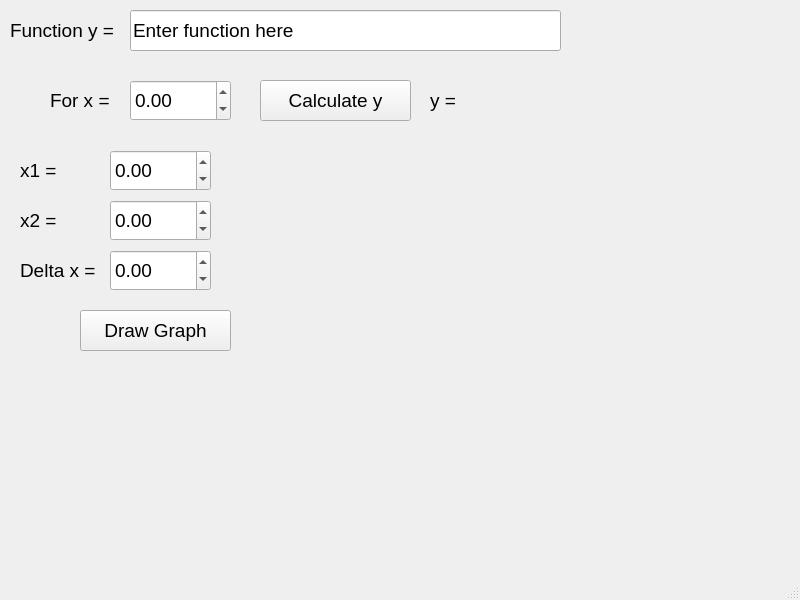
<?xml version="1.0" encoding="UTF-8"?>
<ui version="4.0">
 <class>MainWindow</class>
 <widget class="QMainWindow" name="MainWindow">
  <property name="geometry">
   <rect>
    <x>0</x>
    <y>0</y>
    <width>800</width>
    <height>600</height>
   </rect>
  </property>
  <property name="windowTitle">
   <string>MainWindow</string>
  </property>
  <widget class="QWidget" name="centralwidget">
   <widget class="QLineEdit" name="lineEdit_function">
    <property name="geometry">
     <rect>
      <x>130</x>
      <y>10</y>
      <width>431</width>
      <height>41</height>
     </rect>
    </property>
    <property name="font">
     <font>
      <pointsize>14</pointsize>
     </font>
    </property>
    <property name="text">
     <string>Enter function here</string>
    </property>
   </widget>
   <widget class="QLabel" name="label">
    <property name="geometry">
     <rect>
      <x>10</x>
      <y>10</y>
      <width>111</width>
      <height>41</height>
     </rect>
    </property>
    <property name="font">
     <font>
      <pointsize>14</pointsize>
     </font>
    </property>
    <property name="text">
     <string>Function y =</string>
    </property>
   </widget>
   <widget class="QLabel" name="label_2">
    <property name="geometry">
     <rect>
      <x>50</x>
      <y>80</y>
      <width>71</width>
      <height>41</height>
     </rect>
    </property>
    <property name="font">
     <font>
      <pointsize>14</pointsize>
     </font>
    </property>
    <property name="text">
     <string>For x = </string>
    </property>
   </widget>
   <widget class="QLabel" name="label_y_result">
    <property name="geometry">
     <rect>
      <x>430</x>
      <y>80</y>
      <width>141</width>
      <height>41</height>
     </rect>
    </property>
    <property name="font">
     <font>
      <pointsize>14</pointsize>
     </font>
    </property>
    <property name="text">
     <string>y = </string>
    </property>
    <property name="wordWrap">
     <bool>true</bool>
    </property>
   </widget>
   <widget class="QPushButton" name="pushButton_calculate_y">
    <property name="geometry">
     <rect>
      <x>260</x>
      <y>80</y>
      <width>151</width>
      <height>41</height>
     </rect>
    </property>
    <property name="font">
     <font>
      <pointsize>14</pointsize>
     </font>
    </property>
    <property name="text">
     <string>Calculate y</string>
    </property>
   </widget>
   <widget class="QDoubleSpinBox" name="doubleSpinBox_x">
    <property name="geometry">
     <rect>
      <x>130</x>
      <y>80</y>
      <width>101</width>
      <height>41</height>
     </rect>
    </property>
    <property name="font">
     <font>
      <pointsize>14</pointsize>
     </font>
    </property>
    <property name="minimum">
     <double>-9999.000000000000000</double>
    </property>
    <property name="maximum">
     <double>9999.000000000000000</double>
    </property>
    <property name="value">
     <double>0.000000000000000</double>
    </property>
   </widget>
   <widget class="QPushButton" name="pushButton_draw_graph">
    <property name="geometry">
     <rect>
      <x>80</x>
      <y>310</y>
      <width>151</width>
      <height>41</height>
     </rect>
    </property>
    <property name="font">
     <font>
      <pointsize>14</pointsize>
     </font>
    </property>
    <property name="text">
     <string>Draw Graph</string>
    </property>
   </widget>
   <widget class="QLabel" name="label_3">
    <property name="geometry">
     <rect>
      <x>20</x>
      <y>150</y>
      <width>91</width>
      <height>41</height>
     </rect>
    </property>
    <property name="font">
     <font>
      <pointsize>14</pointsize>
     </font>
    </property>
    <property name="text">
     <string>x1 =</string>
    </property>
   </widget>
   <widget class="QDoubleSpinBox" name="doubleSpinBox_x_1">
    <property name="geometry">
     <rect>
      <x>110</x>
      <y>150</y>
      <width>101</width>
      <height>41</height>
     </rect>
    </property>
    <property name="font">
     <font>
      <pointsize>14</pointsize>
     </font>
    </property>
    <property name="minimum">
     <double>-9999.000000000000000</double>
    </property>
    <property name="maximum">
     <double>9999.000000000000000</double>
    </property>
    <property name="value">
     <double>0.000000000000000</double>
    </property>
   </widget>
   <widget class="QDoubleSpinBox" name="doubleSpinBox_x_2">
    <property name="geometry">
     <rect>
      <x>110</x>
      <y>200</y>
      <width>101</width>
      <height>41</height>
     </rect>
    </property>
    <property name="font">
     <font>
      <pointsize>14</pointsize>
     </font>
    </property>
    <property name="minimum">
     <double>-9999.000000000000000</double>
    </property>
    <property name="maximum">
     <double>9999.000000000000000</double>
    </property>
    <property name="value">
     <double>0.000000000000000</double>
    </property>
   </widget>
   <widget class="QLabel" name="label_4">
    <property name="geometry">
     <rect>
      <x>20</x>
      <y>200</y>
      <width>91</width>
      <height>41</height>
     </rect>
    </property>
    <property name="font">
     <font>
      <pointsize>14</pointsize>
     </font>
    </property>
    <property name="text">
     <string>x2 =</string>
    </property>
   </widget>
   <widget class="QDoubleSpinBox" name="doubleSpinBox_delta_x">
    <property name="geometry">
     <rect>
      <x>110</x>
      <y>250</y>
      <width>101</width>
      <height>41</height>
     </rect>
    </property>
    <property name="font">
     <font>
      <pointsize>14</pointsize>
     </font>
    </property>
    <property name="minimum">
     <double>-9999.000000000000000</double>
    </property>
    <property name="maximum">
     <double>9999.000000000000000</double>
    </property>
    <property name="value">
     <double>0.000000000000000</double>
    </property>
   </widget>
   <widget class="QLabel" name="label_5">
    <property name="geometry">
     <rect>
      <x>20</x>
      <y>250</y>
      <width>91</width>
      <height>41</height>
     </rect>
    </property>
    <property name="font">
     <font>
      <pointsize>14</pointsize>
     </font>
    </property>
    <property name="text">
     <string>Delta x = </string>
    </property>
   </widget>
  </widget>
  <widget class="QMenuBar" name="menubar">
   <property name="geometry">
    <rect>
     <x>0</x>
     <y>0</y>
     <width>800</width>
     <height>24</height>
    </rect>
   </property>
  </widget>
  <widget class="QStatusBar" name="statusbar"/>
 </widget>
 <resources/>
 <connections/>
</ui>
